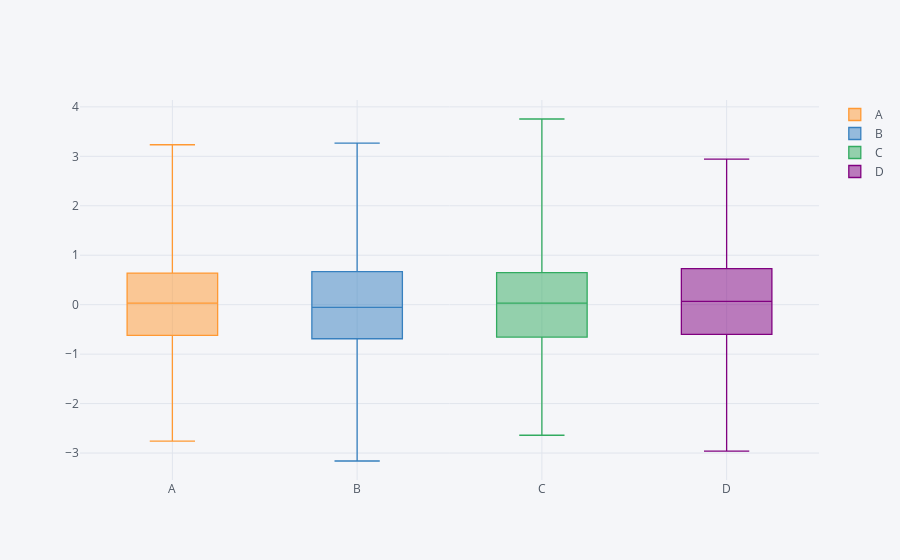

Notebook code cell kept with this figure:
### Markdown cell above
### Boxplot
Use the .iplot() method with argument kind (defines plot type). Turn on and off data by selecting the specific element.

### Code cell
df.iplot(kind='box')

### Figure 1 — Plotly figure (JSON) as saved in the notebook; plotly's stock layout.template omitted (floating-point values rounded to 4 significant figures; data arrays with more than 128 entries replaced by an {"elided": "..."} marker saying what was removed)
{"data": [{"boxpoints": false, "line": {"width": 1.3}, "marker": {"color": "rgba(255, 153, 51, 1.0)"}, "name": "A", "orientation": "v", "type": "box", "uid": "f619e199-bac0-46ba-aa4f-5590927c68f0", "y": {"elided": "1000 float values"}}, {"boxpoints": false, "line": {"width": 1.3}, "marker": {"color": "rgba(55, 128, 191, 1.0)"}, "name": "B", "orientation": "v", "type": "box", "uid": "7f0a119b-fe93-4d37-8868-4b07c553c6b4", "y": {"elided": "1000 float values"}}, {"boxpoints": false, "line": {"width": 1.3}, "marker": {"color": "rgba(50, 171, 96, 1.0)"}, "name": "C", "orientation": "v", "type": "box", "uid": "f09ced58-acc0-4abe-b364-6f3ec28829f1", "y": {"elided": "1000 float values"}}, {"boxpoints": false, "line": {"width": 1.3}, "marker": {"color": "rgba(128, 0, 128, 1.0)"}, "name": "D", "orientation": "v", "type": "box", "uid": "6c6e249e-83ad-4919-af2b-dc92c81e7dea", "y": {"elided": "1000 float values"}}], "layout": {"legend": {"bgcolor": "#F5F6F9", "font": {"color": "#4D5663"}}, "paper_bgcolor": "#F5F6F9", "plot_bgcolor": "#F5F6F9", "title": {"font": {"color": "#4D5663"}}, "xaxis": {"gridcolor": "#E1E5ED", "showgrid": true, "tickfont": {"color": "#4D5663"}, "title": {"font": {"color": "#4D5663"}, "text": ""}, "zerolinecolor": "#E1E5ED"}, "yaxis": {"gridcolor": "#E1E5ED", "showgrid": true, "tickfont": {"color": "#4D5663"}, "title": {"font": {"color": "#4D5663"}, "text": ""}, "zerolinecolor": "#E1E5ED"}}}
